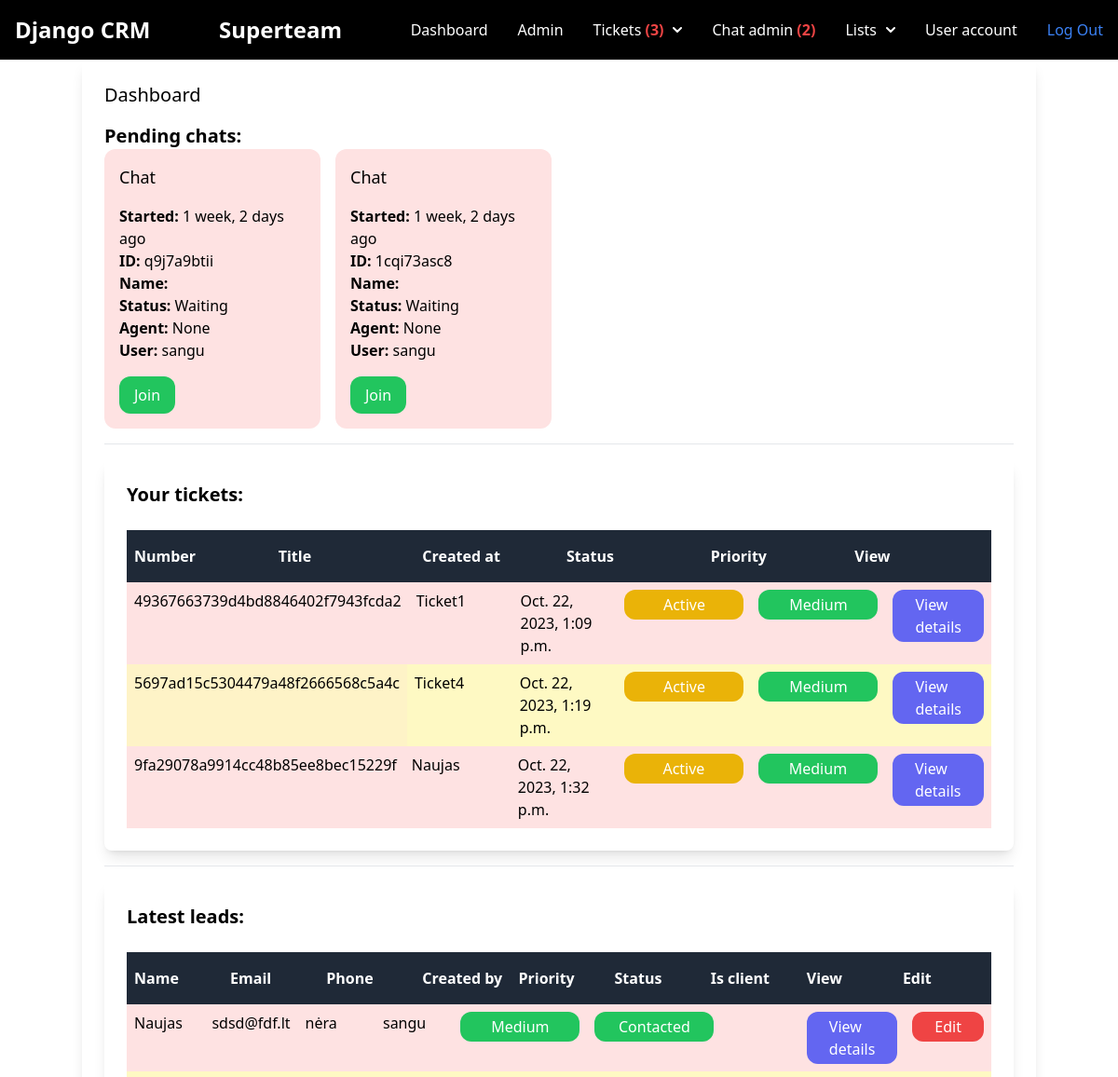
Before: / (signed in, upper part) with the older database file.
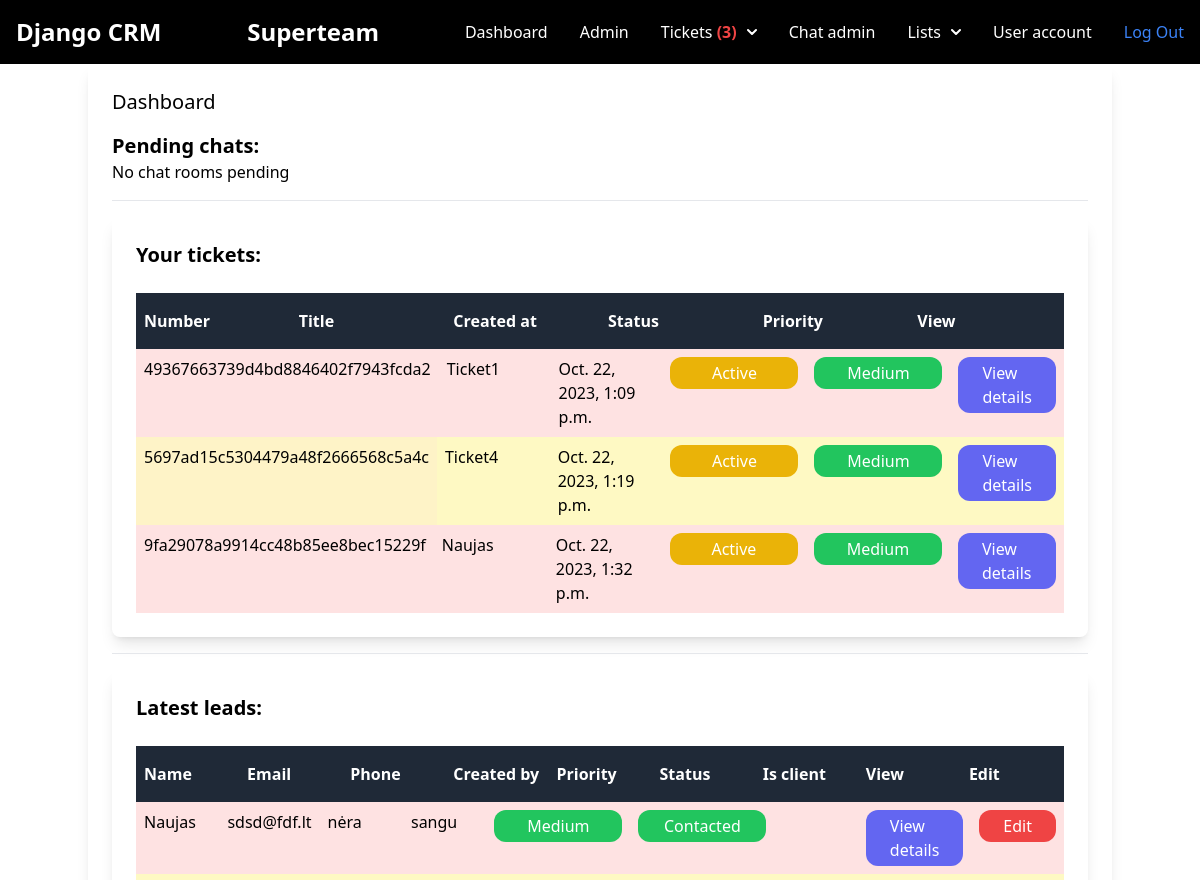
After: the same page with the newer database file.
### chat/models.py (models this page shows, shortened)
class Room(models.Model):
    ACTIVE = 'active'
    WAITING = 'waiting'
    CLOSED = 'closed'
    CHOICES_STATUS = (
        (ACTIVE, 'Active'),
        (WAITING, 'Waiting'),
        (CLOSED, 'Closed'),
    )
    uuid = models.CharField(max_length=255)
    chat_user = models.CharField(max_length=255)
    agent = models.ForeignKey(User, related_name='rooms', blank=True, null=True, on_delete=models.SET_NULL)
    messages = models.ManyToManyField(Message, blank=True)
    url = models.CharField(max_length=255, blank=True, null=True)
    status = models.CharField(max_length=15, choices=CHOICES_STATUS, default=WAITING)
    created_at = models.DateTimeField(auto_now_add=True)
    class Meta:
        ordering = ('created_at',)

### ticket/models.py (models this page shows, shortened)
class Ticket(models.Model):
    ACTIVE = 'active'
    COMPLETED = 'completed'
    PENDING = 'pending'
    CHOICES_STATUS = (
        (ACTIVE, 'Active'),
        (COMPLETED, 'Completed'),
        (PENDING, 'Pending'),
    )
    LOW = 'low'
    MEDIUM = 'medium'
    HIGH = 'high'
    CHOICES_PRIORITY = (
        (LOW, 'Low'),
        (MEDIUM, 'Medium'),
        (HIGH, 'High'),
    )
    ticket_number = models.CharField(max_length=15, unique=True)
    title = models.CharField(max_length=100)
    description = models.TextField(blank=True, null=True)
    created_by = models.ForeignKey(User, related_name='tickets', on_delete=models.CASCADE)
    created_at = models.DateTimeField(auto_now_add=True)
    modified_at = models.DateTimeField(auto_now=True)
    assign_to = models.ForeignKey(User, on_delete=models.DO_NOTHING, null=True, blank=True)
    is_resolved = models.BooleanField(default=False)
    accepted_at = models.DateTimeField(null=True, blank=True)
    closed_at = models.DateTimeField(null=True, blank=True)
    status = models.CharField(max_length=15, choices=CHOICES_STATUS, default=PENDING)
    priority = models.CharField(max_length=15, choices=CHOICES_PRIORITY, default=MEDIUM)

### leads/models.py (models this page shows, shortened)
class Lead(models.Model):
    LOW = 'low'
    MEDIUM = 'medium'
    HIGH = 'high'
    CHOICES_PRIORITY = (
        (LOW, 'Low'),
        (MEDIUM, 'Medium'),
        (HIGH, 'High'),
    )
    NEW = 'new'
    CONTACTED = 'contacted'
    WON = 'won'
    LOST = 'lost'
    CHOICES_STATUS = (
        (NEW, 'New'),
        (CONTACTED, 'Contacted'),
        (WON, 'Won'),
        (LOST, 'Lost'),
    )
    team = models.ForeignKey(Team, related_name='leads', on_delete=models.CASCADE, null=True, blank=True)
    name = models.CharField(max_length=255)
    email = models.EmailField(null=True, blank=True)
    phone = models.CharField(max_length=100, null=True, blank=True)
    description = models.TextField(blank=True, null=True)
    priority = models.CharField(max_length=10, choices=CHOICES_PRIORITY, default=MEDIUM)
    status = models.CharField(max_length=10, choices=CHOICES_STATUS, default=NEW)
    is_client = models.BooleanField(default=False)
    created_by = models.ForeignKey(User, related_name='leads', on_delete=models.CASCADE)
    created_at = models.DateTimeField(auto_now_add=True)
    modified_at = models.DateTimeField(auto_now=True)

### user/models.py (models this page shows)
class User(AbstractUser):
    phone = models.TextField(blank=True, null=True)
    is_customer = models.BooleanField(default=True)
    is_manager = models.BooleanField(default=False)

### app/views.py (the view)
# urls.py: path('', index, name='index'),
def index(request):
    if request.user.is_authenticated:
        if request.user.is_manager:
            team = request.user.userprofile.active_team
            leads = Lead.objects.filter(team=team).order_by('-created_at')[0:5]
            clients = Client.objects.filter(team=team).order_by('-created_at')[0:5]
            tickets = Ticket.objects.filter(assign_to=request.user, is_resolved=False)[0:5]
            rooms = Room.objects.filter(status=Room.WAITING)
            return render(request, 'dashboard/dashboard.html', {
                'leads': leads,
                'clients': clients,
                'tickets': tickets,
                'rooms': rooms,
            })
        if request.user.is_customer:
            tickets = Ticket.objects.filter(created_by=request.user, is_resolved=False)[0:5]
            return render(request, 'dashboard/dashboard.html', {
                'tickets': tickets,
            })
    else:
        return redirect('/log-in')

### chat/context_processors.py (called while the page is built)
def chat_waiting(request):
    waiting_chat = Room.objects.filter(status='waiting')
    return {'waiting_chat': waiting_chat}

### team/context_processors.py (called while the page is built)
def active_team(request):
    if request.user.is_authenticated:
        if request.user.userprofile.active_team:
            active_team = request.user.userprofile.active_team
        else:
            active_team = Team.objects.filter(created_by=request.user)[0]
    else:
        active_team = None
    return {'active_team': active_team}

### ticket/context_processors.py (called while the page is built)
def pending_tickets(request):
    pending_tickets = 0
    if request.user.is_authenticated:
        if request.user.is_manager:
            pending_tickets = Ticket.objects.filter(status='pending')
        else:
            pending_tickets = pending_tickets
    else:
        pending_tickets = pending_tickets
    return {'pending_tickets': pending_tickets}

def workspace_tickets(request):
    if request.user.is_authenticated:
        workspace_tickets = Ticket.objects.filter(assign_to=request.user, is_resolved=False)
    else:
        workspace_tickets = 0
    return {'workspace_tickets': workspace_tickets}

### dashboard/templates/dashboard/dashboard.html (shortened to what the changed rows need)
{% extends 'app/base.html'  %}
{% block content %}
{% if request.user.is_manager %}
<div class="container mx-auto shadow-lg rounded-lg py-6 px-6">
    <h1 class="mb-4 text-xl">Dashboard</h1>
    <h1 class="text-xl font-semibold">Pending chats:</h1>
    <div class="grid grid-cols-4 gap-4">
        {% for room in rooms %}
        <div class="p-4 rounded-xl {% if room.status == 'waiting' %}bg-red-100{% elif room.status == 'active' %}bg-yellow-100{% else %}bg-gray-100{% endif %}">
            <h3 class="mb-4 text-lg">Chat</h3>
            <p>
                <b>Started: </b>{{ room.created_at|timesince }} ago<br>
                <b>ID: </b>{{ room.uuid }}<br>
                <b>Name: </b>{{ room.client }}<br>
                <b>Status: </b>{{ room.get_status_display }}<br>
                <b>Agent: </b>{% firstof room.agent.username 'None' %}<br>
                <b>User: </b>{{ room.chat_user }}<br>
            </p>
            <a href="{% url 'chat:room' room.uuid %}" class="mt-4 inline-block py-2 px-4 rounded-xl bg-green-500 text-white">Join</a>
        </div>
        {% empty %}
        <p>No chat rooms pending</p>
        {% endfor %}
    </div>
    <div class="container mx-auto shadow-lg rounded-lg py-6 px-6">
        <h1 class="text-xl font-semibold">Your tickets:</h1>
        {% for ticket in tickets %}
        <div class="flex justify-between">
            <p class="py-2 px-2 w-full {% cycle 'bg-red-100' 'bg-amber-100' %}">
                {{ ticket.ticket_number }}
            </p>
            <p class="py-2 px-2 w-full {% cycle 'bg-red-100' 'bg-yellow-100' %}">
                {{ ticket.title }}
            </p>
            <p class="py-2 px-2 w-full {% cycle 'bg-red-100' 'bg-yellow-100' %}">
                {{ ticket.created_at }}
            </p>
            <p class="py-2 px-2 w-full {% cycle 'bg-red-100' 'bg-yellow-100' %}">
                {% if ticket.status == 'active' %}
                <span class="inline-block py-1 px-6 bg-yellow-500 rounded-xl text-white w-32 text-center">{{ ticket.get_status_display }}</span>
                {% elif ticket.status == 'completed' %}
                <span class="inline-block py-1 px-6 bg-black rounded-xl text-white w-32 text-center">{{ ticket.get_status_display }}</span>
                {% elif ticket.status == 'pending' %}
                <span class="inline-block py-1 px-6 bg-red-500 rounded-xl text-white w-32 text-center">{{ ticket.get_status_display }}</span>
                {% endif %}
            </p>
            <p class="py-2 px-2 w-full {% cycle 'bg-red-100' 'bg-yellow-100' %}">
                {% if ticket.priority == 'low' %}
                <span class="inline-block py-1 px-6 bg-yellow-500 rounded-xl text-white w-32 text-center">{{ ticket.get_priority_display }}</span>
                {% elif ticket.priority == 'medium' %}
                <span class="inline-block py-1 px-6 bg-green-500 rounded-xl text-white w-32 text-center">{{ ticket.get_priority_display }}</span>
                {% elif ticket.priority == 'high' %}
                <span class="inline-block py-1 px-6 bg-red-500 rounded-xl text-white w-32 text-center">{{ ticket.get_priority_display }}</span>
                {% endif %}
            </p>
            <p class="py-2 px-2 w-full {% cycle 'bg-red-100' 'bg-yellow-100' %}">
                <a href="{% url 'tickets:detail' ticket.id %}" class="inline-block py-1 px-6 bg-indigo-500 rounded-xl text-white">View details</a>
            </p>
        </div>
        {% empty %}
        <p>You have no tickets</p>
        {% endfor %}
    </div>
    <div class="container mx-auto shadow-lg rounded-lg py-6 px-6">
        <h1 class="text-xl font-semibold">Latest leads:</h1>
        {% if leads %}
        {% for lead in leads %}
        <div class="flex justify-between">
            <p class="py-2 px-2 w-full {% cycle 'bg-red-100' 'bg-yellow-100' %}">
                {{ lead.name }}
            </p>
            <p class="py-2 px-2 w-full {% cycle 'bg-red-100' 'bg-yellow-100' %}">
                {{ lead.email }}
            </p>
            <p class="py-2 px-2 w-full {% cycle 'bg-red-100' 'bg-yellow-100' %}">
                {{ lead.phone }}
            </p>
            <p class="py-2 px-2 w-full {% cycle 'bg-red-100' 'bg-yellow-100' %}">
                {{ lead.created_by }}
            </p>
            <p class="py-2 px-2 w-full {% cycle 'bg-red-100' 'bg-yellow-100' %}">
                {% if lead.priority == 'low' %}
                <span class="inline-block py-1 px-6 bg-yellow-500 rounded-xl text-white w-32 text-center">{{ lead.get_priority_display }}</span>
                {% elif lead.priority == 'medium' %}
                <span class="inline-block py-1 px-6 bg-green-500 rounded-xl text-white w-32 text-center">{{ lead.get_priority_display }}</span>
                {% elif lead.priority == 'high' %}
                <span class="inline-block py-1 px-6 bg-red-500 rounded-xl text-white w-32 text-center">{{ lead.get_priority_display }}</span>
                {% endif %}
            </p>
            <p class="py-2 px-2 w-full {% cycle 'bg-red-100' 'bg-yellow-100' %}">
                {% if lead.status == 'new' %}
                <span class="inline-block py-1 px-6 bg-yellow-500 rounded-xl text-white w-32 text-center">{{ lead.get_status_display }}</span>
                {% elif lead.status == 'contacted' %}
                <span class="inline-block py-1 px-6 bg-green-500 rounded-xl text-white w-32 text-center">{{ lead.get_status_display }}</span>
                {% elif lead.status == 'won' %}
                <span class="inline-block py-1 px-6 bg-blue-500 rounded-xl text-white w-32 text-center">{{ lead.get_status_display }}</span>
                {% elif lead.status == 'lost' %}
                <span class="inline-block py-1 px-6 bg-black rounded-xl text-white w-32 text-center">{{ lead.get_status_display }}</span>
                {% endif %}
            </p>
            <p class="py-2 px-2 w-full {% cycle 'bg-red-100' 'bg-yellow-100' %}">
            </p>
            <p class="py-2 px-2 w-full {% cycle 'bg-red-100' 'bg-yellow-100' %}">
                <a href="{% url 'leads:detail' lead.id %}" class="inline-block py-1 px-6 bg-indigo-500 rounded-xl text-white">View details</a>
            </p>
            <p class="py-2 px-2 w-full {% cycle 'bg-red-100' 'bg-yellow-100' %}">
                <a href="{% url 'leads:edit' lead.id %}" class="inline-block py-1 px-6 bg-red-500 rounded-xl text-white">Edit</a>
            </p>
        </div>
        {% endfor %}
        {% else %}
        <p class="mt-6 px-2">There are no leads in the database yet...</p>
        {% endif %}
    </div>
</div>
{% endif %}
{% endblock %}

### app/templates/app/base.html (shortened to what the changed rows need)
{% load static %}
<!doctype html>
<html lang="en">
<head>
    <link rel="stylesheet" type="text/css" href="{% static 'src/output.css' %}">
    <script src="https://cdn.tailwindcss.com"></script>
</head>
<body>
    <nav class="bg-black border-gray-200 dark:bg-black dark:border-gray-700">
        <div class="max-w-screen-xl flex flex-wrap items-center justify-between mx-auto p-4">
            <div class="hidden w-full md:block md:w-auto" id="navbar-multi-level">
                <ul class="flex flex-col font-medium p-4 md:p-0 mt-4 border border-gray-100 rounded-lg bg-black md:flex-row md:space-x-8 md:mt-0 md:border-0 md:bg-black bg-gray-800 md:bg-black dark:border-gray-700 text-white">
                    {% if request.user.is_manager %}
                    <li>
                        <a href="{% url 'chat:admin' %}" class="block py-2 pl-3 pr-4 text-white rounded hover:bg-gray-100 md:hover:bg-transparent md:border-0 md:hover:text-blue-700 md:p-0 dark:text-white md:dark:hover:text-blue-500 dark:hover:bg-gray-700 dark:hover:text-white md:dark:hover:bg-transparent">Chat admin {% if waiting_chat.count > 0 %} <span class="text-red-500 font-bold">({{ waiting_chat.count }}) {% endif %}</span></a>
                    </li>
                    {% endif %}
                </ul>
            </div>
        </div>
    </nav>
    {% block content %}
    {% endblock%}
</body>
</html>

Changed rows visible on the page:
removed Room: created_at "1 week, 2 days", uuid "q9j7a9btii", status "Waiting", agent "None", chat_user "sangu"
removed Room: created_at "1 week, 2 days", uuid "1cqi73asc8", status "Waiting", agent "None", chat_user "sangu"
Other visible differences:
{{ waiting_chat.count }}: "2" → (not shown)
text now shown: "No chat rooms pending"
